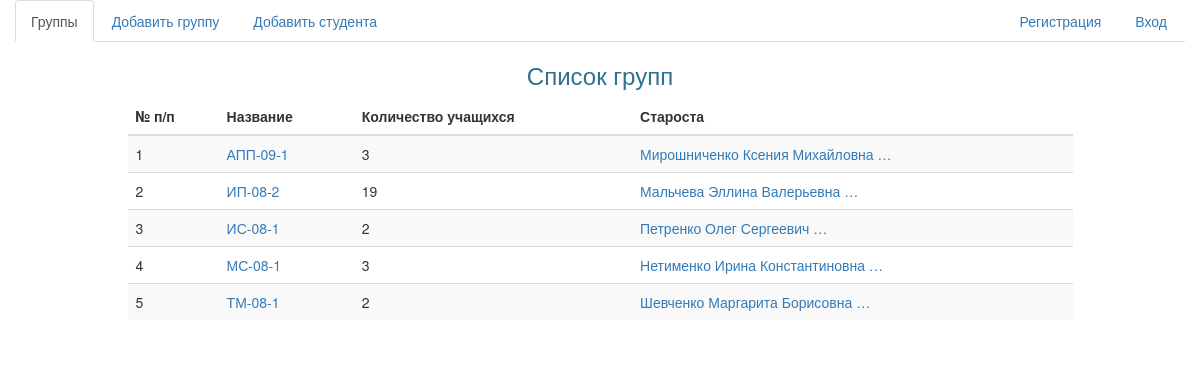
The page / on the database its author committed.
### student/models.py (models this page shows, shortened)
class Group(models.Model):
    title = models.CharField(max_length=255, verbose_name=u'Название')
    steward = models.ForeignKey('Student', related_name='r_groups', null=True, blank=True, verbose_name=u'Староста группы')
    def __unicode__(self):
        return self.title
    def get_absolute_url(self):
        return '/group_detail/%s/' % (self.pk)
    class Meta:
        ordering = ['title']
        verbose_name = u'Группа'
        verbose_name_plural = u'Группы'

class Student(models.Model):
    last_name = models.CharField(max_length=255, verbose_name=u'Фамилия')
    first_name = models.CharField(max_length=255, verbose_name=u'Имя')
    patronymic = models.CharField(max_length=255, verbose_name=u'Отчество')
    photo = models.ImageField(upload_to='student_photo',null=True, blank=True, verbose_name=u'Фотография')
    birth_day = models.DateField(auto_now=False, verbose_name=u'Дата рождения')
    students_ticket_number = models.PositiveIntegerField(verbose_name=u'Номер студ. билета')
    in_group = models.ForeignKey('Group', related_name='r_students', verbose_name=u'Группа')
    def __unicode__(self):
        return u"%s %s %s (группа %s)" % (self.last_name, self.first_name, self.patronymic, self.in_group)
    def get_absolute_url(self):
        return '/student_detail/%s/' % (self.pk)
    class Meta:
        ordering = ['last_name', 'first_name']
        verbose_name = u'Студент'
        verbose_name_plural = u'Студенты'

### app/views.py (the view)
# urls.py: url(r'^$', GroupView.as_view(), name='home'),
class GroupView(ListView):
    model = Group
    context_object_name = 'groups'
    template_name = "groups.html"
    def get_context_data(self, **kwargs):
        context = super(GroupView, self).get_context_data(**kwargs)
        context['is_group'] = True
        return context

### student/context_processor.py (called while the page is built)
def context_settings(request):
    return {'settings': settings}

### templates/groups.html (shortened to what this page needs)
{% extends 'base.html' %}
{% block content %}
<div class="container-fluid">
	<div class="row">
		<div class="col-md-12">
            <h3 class="text-center text-info">Список групп</h3>
            <div class="row">
				<div class="col-md-1"></div>
				<div class="col-md-10">
                    <table class="table table-hover table-striped">
                        <thead>
                            <tr>
                                <th>№ п/п</th>
                                <th>Название</th>
                                <th>Количество учащихся</th>
                                <th>Староста</th>
                            </tr>
                        </thead>
                        <tbody>
                            {% for group in groups %}
                            <tr>
                                <td>{{ forloop.counter }}</td>
                                <td><a href="{{ group.get_absolute_url }}">{{ group.title }}</a></td>
                                <td>{{ group.r_students.count }}</td>
                                <td><a href="{{ group.steward.get_absolute_url }}">{{ group.steward|default:"Староста не назначен"|truncatewords:3|cut:"." }}</a></td>
                            </tr>
                        {% endfor %}
                        </tbody>
                    </table>
                </div>
				<div class="col-md-1"></div>
			</div>
		</div>
	</div>
</div>
{% endblock %}

### rows shown on the page
Group: title "АПП-09-1", r_students.count "3", steward "Мирошниченко Ксения Михайловна …"
Group: title "ИП-08-2", r_students.count "19", steward "Мальчева Эллина Валерьевна …"
Group: title "ИС-08-1", r_students.count "2", steward "Петренко Олег Сергеевич …"
Group: title "МС-08-1", r_students.count "3", steward "Нетименко Ирина Константиновна …"
Group: title "ТМ-08-1", r_students.count "2", steward "Шевченко Маргарита Борисовна …"
